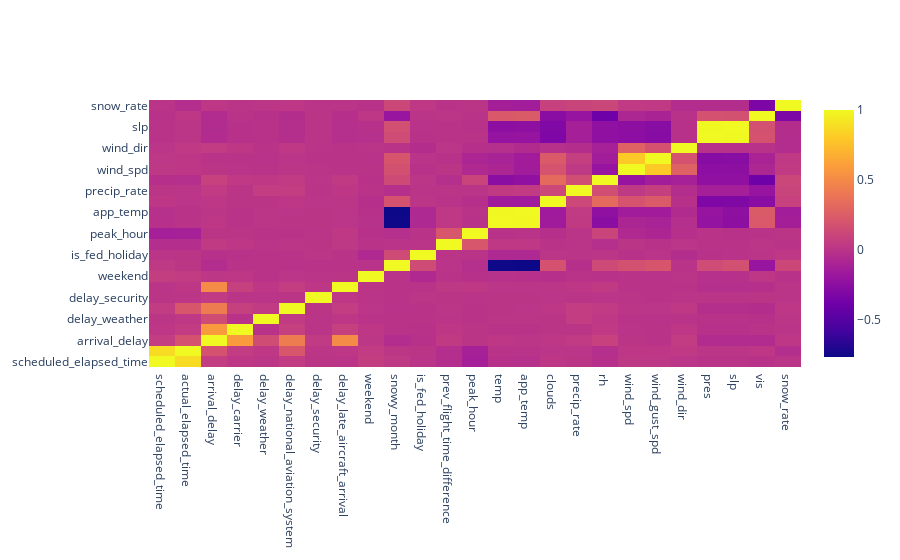

Write notebook code for a chart like this one.
### Code cell
# define function to import viz libraries
import plotly
plotly.offline.init_notebook_mode(connected=True)
from plotly.graph_objs import *
from plotly import tools
import plotly.graph_objects as go
import seaborn as sns

correl = df.corr(numeric_only=True)

trace = go.Heatmap(z=correl.values,
                  x=correl.index.values,
                  y=correl.columns.values)
data=[trace]
plotly.offline.iplot(data, filename='basic-heatmap')

### Figure 1 — Plotly figure (JSON) as saved in the notebook; plotly's stock layout.template omitted (floating-point values rounded to 4 significant figures; data arrays with more than 128 entries replaced by an {"elided": "..."} marker saying what was removed)
{"data": [{"type": "heatmap", "x": ["scheduled_elapsed_time", "actual_elapsed_time", "arrival_delay", "delay_carrier", "delay_weather", "delay_national_aviation_system", "delay_security", "delay_late_aircraft_arrival", "weekend", "snowy_month", "is_fed_holiday", "prev_flight_time_difference", "peak_hour", "temp", "app_temp", "clouds", "precip_rate", "rh", "wind_spd", "wind_gust_spd", "wind_dir", "pres", "slp", "vis", "snow_rate"], "y": ["scheduled_elapsed_time", "actual_elapsed_time", "arrival_delay", "delay_carrier", "delay_weather", "delay_national_aviation_system", "delay_security", "delay_late_aircraft_arrival", "weekend", "snowy_month", "is_fed_holiday", "prev_flight_time_difference", "peak_hour", "temp", "app_temp", "clouds", "precip_rate", "rh", "wind_spd", "wind_gust_spd", "wind_dir", "pres", "slp", "vis", "snow_rate"], "z": {"elided": "25x25 float values"}}], "layout": {}}
